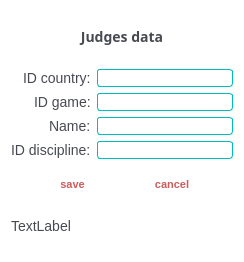
<?xml version="1.0" encoding="UTF-8"?>
<ui version="4.0">
 <class>form_game_judges</class>
 <widget class="QDialog" name="form_game_judges">
  <property name="geometry">
   <rect>
    <x>0</x>
    <y>0</y>
    <width>244</width>
    <height>262</height>
   </rect>
  </property>
  <property name="windowTitle">
   <string>Dialog</string>
  </property>
  <property name="styleSheet">
   <string notr="true">QLabel{
	font-family: 'Montserrat', sans-serif;
	font-size: 14px;
	color: rgb(71, 74, 81);
}

QDialog{
	background-color: rgb(255, 255, 255);
}

QLineEdit{
	border: 1px solid rgb(0, 188, 188);
	border-radius: 3px;
}

QPushButton{
	height: 20px;
	font-family: 'Montserrat', sans-serif;
	font-size: 11px;
	text-transform: uppercase;
	font-weight: 600;
	color: rgb(205, 92, 92);
	background-color: rgba(255, 255, 255, 0);
	border: none;
}

QPushButton:hover{
	height: 75px;
	border: 1px solid rgba(205, 92, 92, 1) ;
	border-radius: 5px;
	font-family: 'Montserrat', sans-serif;
	font-size: 11px;
	text-transform: uppercase;
	font-weight: 600;
	color: rgb(205, 92, 92);
	background-color: rgba(255, 255, 255, 0);
}

QPushButton:pressed{
	background-color: rgba(205, 92, 92, 1);
	color: white;
	border:2px solid;
	border: 1px solid rgba(205, 92, 92, 1) ;
	border-radius: 5px;
	font-family: 'Montserrat', sans-serif;

}</string>
  </property>
  <layout class="QVBoxLayout" name="verticalLayout">
   <item>
    <widget class="QLabel" name="label_9">
     <property name="font">
      <font>
       <family>Montserrat</family>
       <pointsize>-1</pointsize>
       <weight>75</weight>
       <bold>true</bold>
      </font>
     </property>
     <property name="text">
      <string>Judges data</string>
     </property>
     <property name="alignment">
      <set>Qt::AlignCenter</set>
     </property>
    </widget>
   </item>
   <item>
    <layout class="QFormLayout" name="formLayout">
     <property name="labelAlignment">
      <set>Qt::AlignRight|Qt::AlignTrailing|Qt::AlignVCenter</set>
     </property>
     <item row="0" column="0">
      <widget class="QLabel" name="label_2">
       <property name="text">
        <string>ID country:</string>
       </property>
      </widget>
     </item>
     <item row="0" column="1">
      <widget class="QLineEdit" name="lineEdit_2"/>
     </item>
     <item row="1" column="0">
      <widget class="QLabel" name="label_3">
       <property name="text">
        <string>ID game:</string>
       </property>
      </widget>
     </item>
     <item row="1" column="1">
      <widget class="QLineEdit" name="lineEdit_3"/>
     </item>
     <item row="2" column="0">
      <widget class="QLabel" name="label_5">
       <property name="text">
        <string>Name:</string>
       </property>
      </widget>
     </item>
     <item row="2" column="1">
      <widget class="QLineEdit" name="lineEdit_5"/>
     </item>
     <item row="3" column="0">
      <widget class="QLabel" name="label_6">
       <property name="text">
        <string>ID discipline:</string>
       </property>
      </widget>
     </item>
     <item row="3" column="1">
      <widget class="QLineEdit" name="lineEdit_6"/>
     </item>
    </layout>
   </item>
   <item>
    <layout class="QHBoxLayout" name="horizontalLayout">
     <property name="spacing">
      <number>23</number>
     </property>
     <property name="leftMargin">
      <number>23</number>
     </property>
     <property name="topMargin">
      <number>9</number>
     </property>
     <property name="rightMargin">
      <number>23</number>
     </property>
     <item>
      <widget class="QPushButton" name="but_save">
       <property name="text">
        <string>save</string>
       </property>
      </widget>
     </item>
     <item>
      <widget class="QPushButton" name="but_can">
       <property name="text">
        <string>cancel</string>
       </property>
      </widget>
     </item>
    </layout>
   </item>
   <item>
    <widget class="QLabel" name="statusLabel">
     <property name="text">
      <string>TextLabel</string>
     </property>
    </widget>
   </item>
  </layout>
 </widget>
 <resources/>
 <connections/>
</ui>
